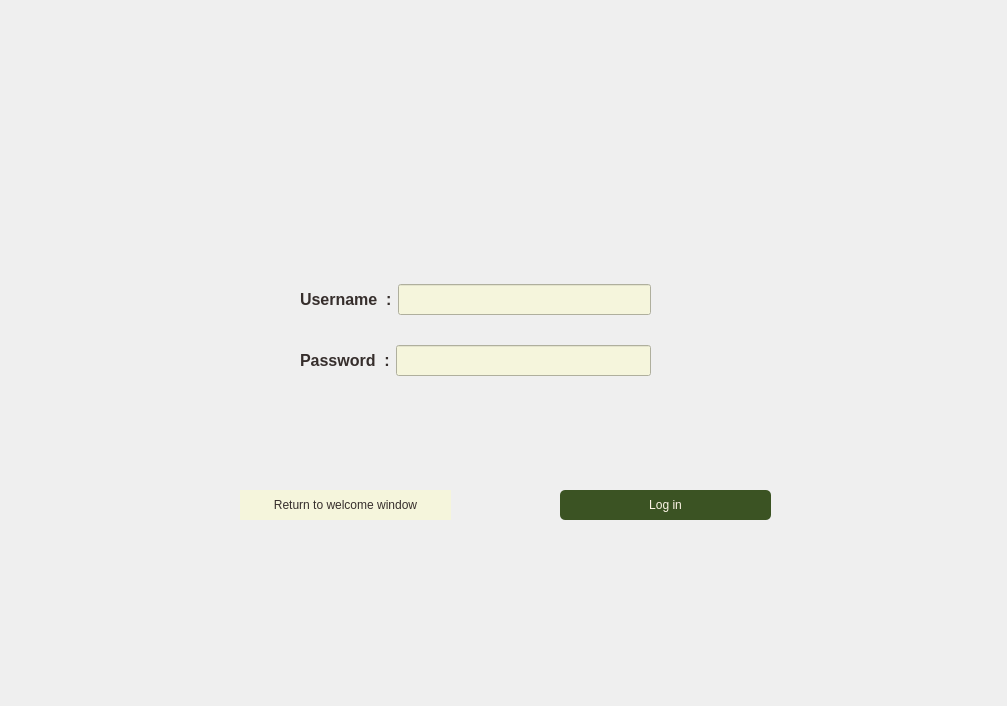
<?xml version="1.0" encoding="UTF-8"?>
<ui version="4.0">
 <class>Sign_In_Up</class>
 <widget class="QDialog" name="Sign_In_Up">
  <property name="geometry">
   <rect>
    <x>0</x>
    <y>0</y>
    <width>1007</width>
    <height>706</height>
   </rect>
  </property>
  <property name="windowTitle">
   <string>Dialog</string>
  </property>
  <property name="styleSheet">
   <string notr="true">.Sign_In_Up {
   border-image: url(:/res/CSS/f9090857-a77b-48ce-a267-c997b3b21055.png) 0 0 0 0 stretch stretch;
    opacity: 0.5; /* Adjust the opacity value as needed (0.0 to 1.0) */
    /* Other background properties */
    background-size: cover; /* Ensure the background image covers the entire element */
    background-position: center; /* Center the background image */
    /* Add more background properties as needed */
	background-repeat: no-repeat;
}
</string>
  </property>
  <widget class="QWidget" name="layoutWidget">
   <property name="geometry">
    <rect>
     <x>300</x>
     <y>260</y>
     <width>351</width>
     <height>141</height>
    </rect>
   </property>
   <layout class="QVBoxLayout" name="verticalLayout_2">
    <item>
     <layout class="QHBoxLayout" name="horizontalLayout">
      <item>
       <widget class="QLabel" name="Username">
        <property name="styleSheet">
         <string notr="true">QLabel {
    color:#362E2C ;
    font-size: 16px;
    font-weight: bold;
    font-family: Arial, sans-serif; /* Example font family */
	 qproperty-alignment: AlignCenter;
}
</string>
        </property>
        <property name="text">
         <string>Username  :</string>
        </property>
       </widget>
      </item>
      <item>
       <widget class="QLineEdit" name="UsernameInput">
        <property name="font">
         <font>
          <pointsize>14</pointsize>
          <bold>true</bold>
         </font>
        </property>
        <property name="styleSheet">
         <string notr="true">background-color: #F5F5DC;</string>
        </property>
       </widget>
      </item>
     </layout>
    </item>
    <item>
     <layout class="QHBoxLayout" name="horizontalLayout_2">
      <item>
       <widget class="QLabel" name="label_2">
        <property name="styleSheet">
         <string notr="true">QLabel {
    color:#362E2C;
    font-size: 16px;
    font-weight: bold;
    font-family: Arial, sans-serif; /* Example font family */
	 qproperty-alignment: AlignCenter;
}
</string>
        </property>
        <property name="text">
         <string>Password  :</string>
        </property>
       </widget>
      </item>
      <item>
       <widget class="QLineEdit" name="passwordinput">
        <property name="font">
         <font>
          <pointsize>14</pointsize>
          <bold>true</bold>
         </font>
        </property>
        <property name="styleSheet">
         <string notr="true">background-color:#F5F5DC;</string>
        </property>
        <property name="echoMode">
         <enum>QLineEdit::EchoMode::Password</enum>
        </property>
       </widget>
      </item>
     </layout>
    </item>
   </layout>
  </widget>
  <widget class="QPushButton" name="PB_Login">
   <property name="geometry">
    <rect>
     <x>560</x>
     <y>490</y>
     <width>211</width>
     <height>30</height>
    </rect>
   </property>
   <property name="styleSheet">
    <string notr="true">QPushButton {
    background-color: #3B5323;
    color: #FDF5E6;
    border: 2px white;
    border-radius: 5px;
    padding: 5px;
}

QPushButton:hover {
    background-color: #362E2C;
}
QPushButton:pressed {
      background-color: #3B5323;
    color: #FDF5E6;
}
</string>
   </property>
   <property name="text">
    <string>Log in</string>
   </property>
  </widget>
  <widget class="QPushButton" name="pushButton">
   <property name="geometry">
    <rect>
     <x>240</x>
     <y>490</y>
     <width>211</width>
     <height>30</height>
    </rect>
   </property>
   <property name="styleSheet">
    <string notr="true">QPushButton {
    background-color: #F5F5DC;
    color: #362E2C;
    border: 0px white;
    border-radius: 0px;
    padding: 5px;
}

QPushButton:hover {
    background-color: lightblue;
}
QPushButton:pressed {
   background-color: #F5F5DC;
    color: #362E2C;
}</string>
   </property>
   <property name="text">
    <string>Return to welcome window</string>
   </property>
  </widget>
 </widget>
 <resources/>
 <connections/>
</ui>
